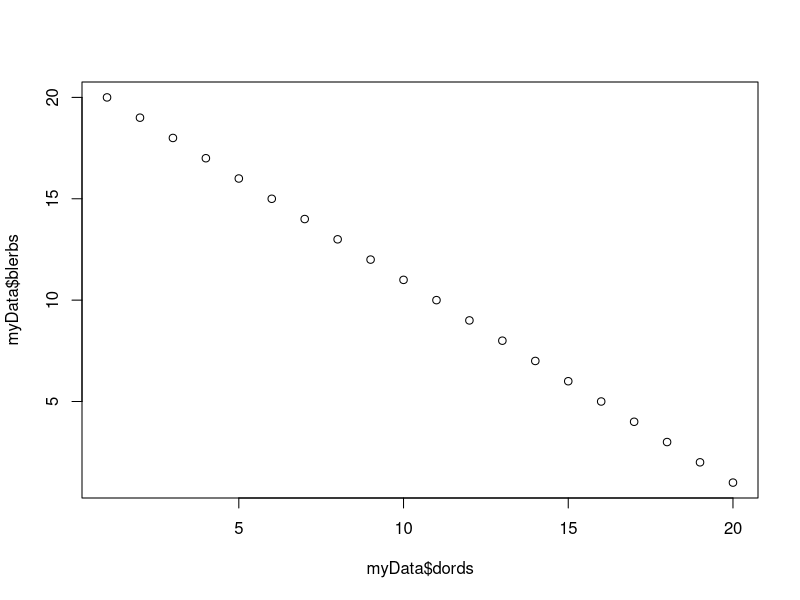
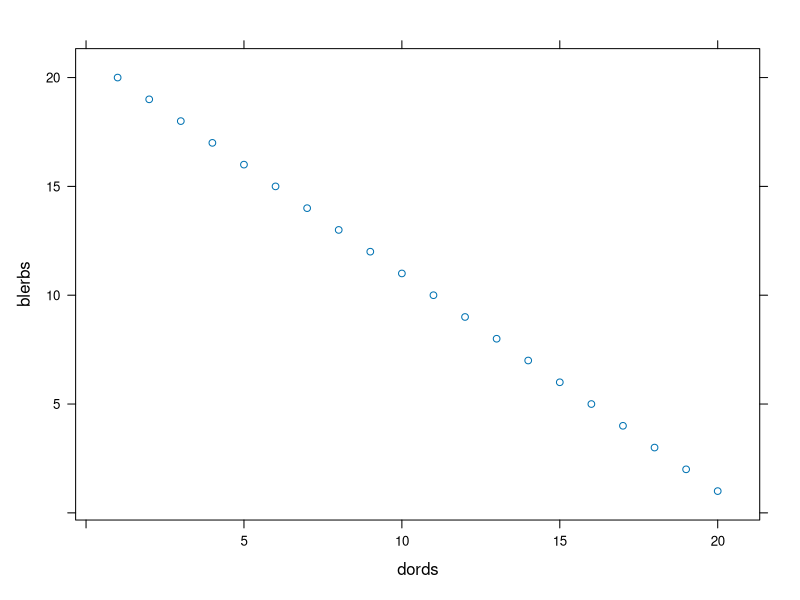
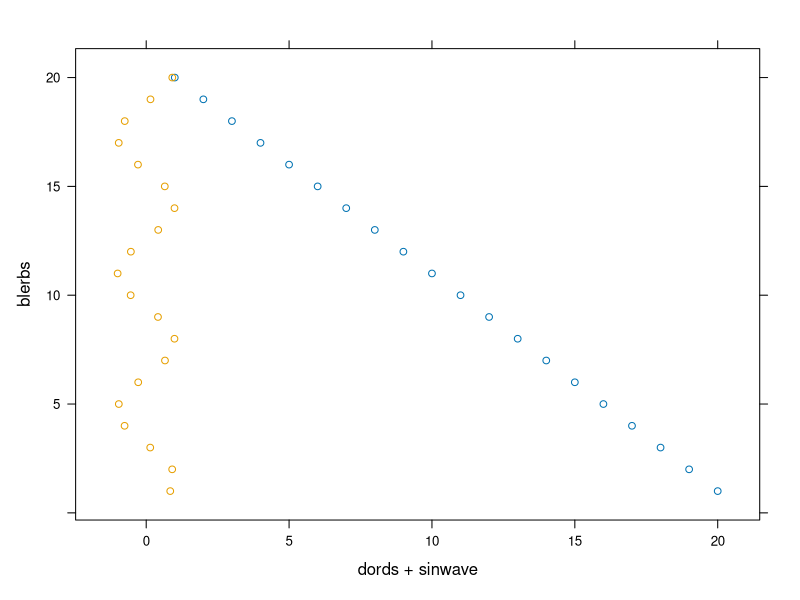
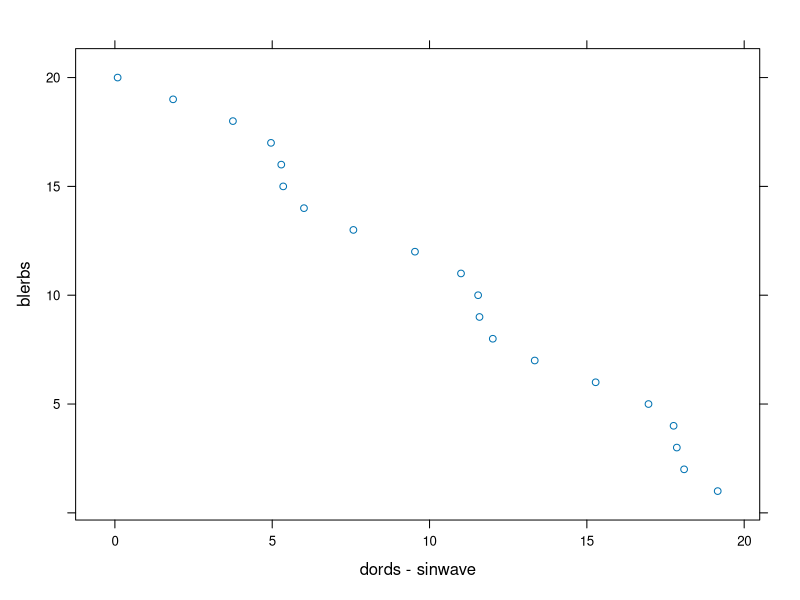
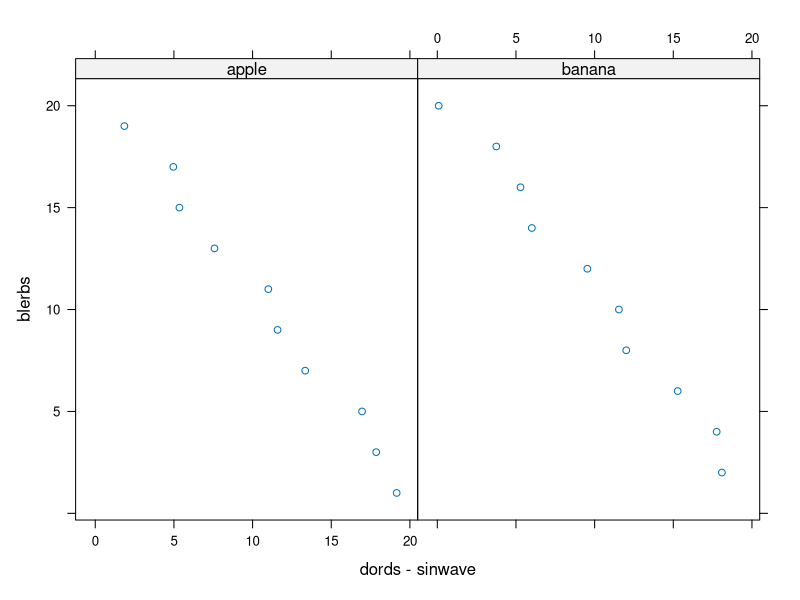
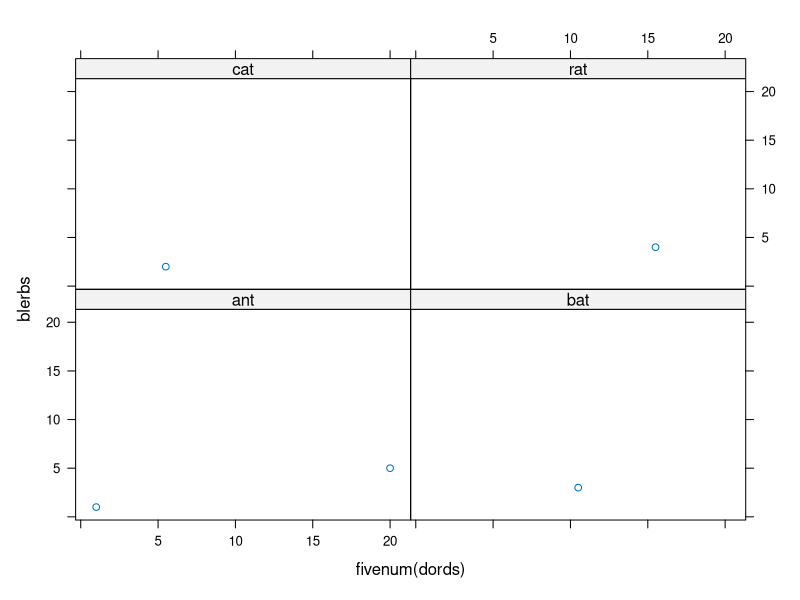
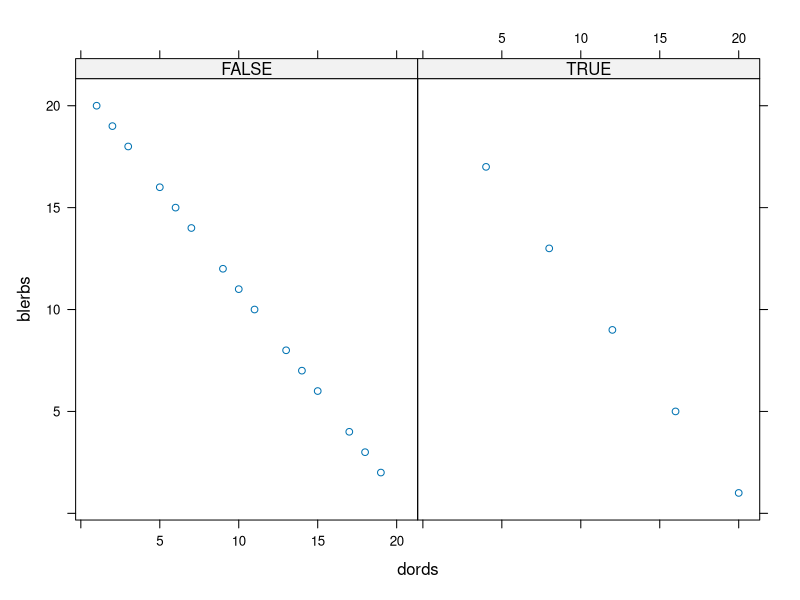
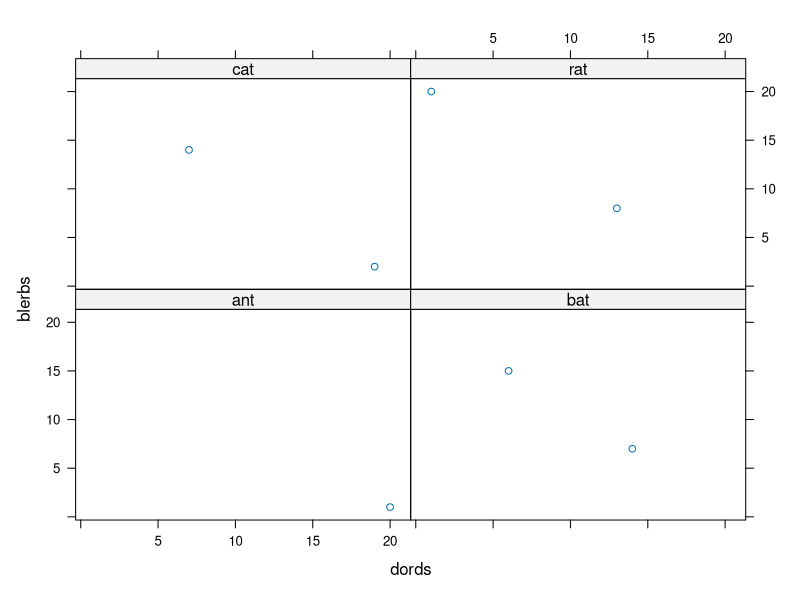

Write the R code that produced these figures, in order.
# formulas capture the relationship in data

class(1) # a reminder of what "class" does. this returns "numeric"

class(x ~ y) # returns "formula"

# "Dependent variable" ~ "independent variable"
# "response ~ terms" as used by lm()

# pronounce x ~ y as "x is a function of y"
# or, in the case of lattic "x is graphed against y"

myformula <- "x ~ y" # stored as string
myformula <- as.formula("x ~ y") # stored as formula

# an example of how formula can be used

myData <- data.frame(blerbs = 1:20,
                     dords = 20:1,
                     sinwave = sin(1:20),
                     fruit = as.factor(rep(c("apple","banana"),10)),
                     animals = as.factor(rep(c("ant","cat","bat","rat"),5))
)



# first ... without a formula
plot(x = myData$dords, y = myData$blerbs)

# then...with a formula

library(lattice) # using lattice system for formula support

## Bonus Material
# ~ ... y ~ x ... y is a function of column x
xyplot(x = blerbs ~ dords, data = myData)

# constructing a formula

# + ... y ~ x + a ... y is a function of columns x and a
xyplot(x = as.formula(blerbs ~ dords + sinwave), data = myData)

# - ... y ~ x - a ... y is a function of column x, but not a
xyplot(x = blerbs ~ dords - sinwave, data = myData)


# | ... y ~ x | a ... y is a function of x conditioned by a
xyplot(x = blerbs ~ dords - sinwave | fruit, data = myData)
xyplot(x = blerbs ~ fivenum(dords) | animals, data = myData)

# formulas allow for subset
xyplot(x = blerbs ~ dords | animals == "ant" , data = myData)

xyplot(x = blerbs ~ dords | animals , 
       data = myData[myData$sinwave > .5, ])

# ... or use the subset parameter ...
xyplot(x = blerbs ~ dords | animals , data = myData, subset = dords < 10)
xyplot(x = blerbs ~ dords | animals , data = myData, subset = dords > 10)


# formulas can have equations
xyplot(x = cut(blerbs, breaks = 4) ~ dords, data = myData)
xyplot(x = blerbs ~ cut(dords, breaks = 4), data = myData)
xyplot(x = I(blerbs * 2) ~ dords, data = myData) # I() is for identity - escape special meanings

# there are more operators

# : ... y ~ x:a ... y is a function of interaction between x and a

# * ... y ~ x*a ... y is a function of columns x and a and their interaction
